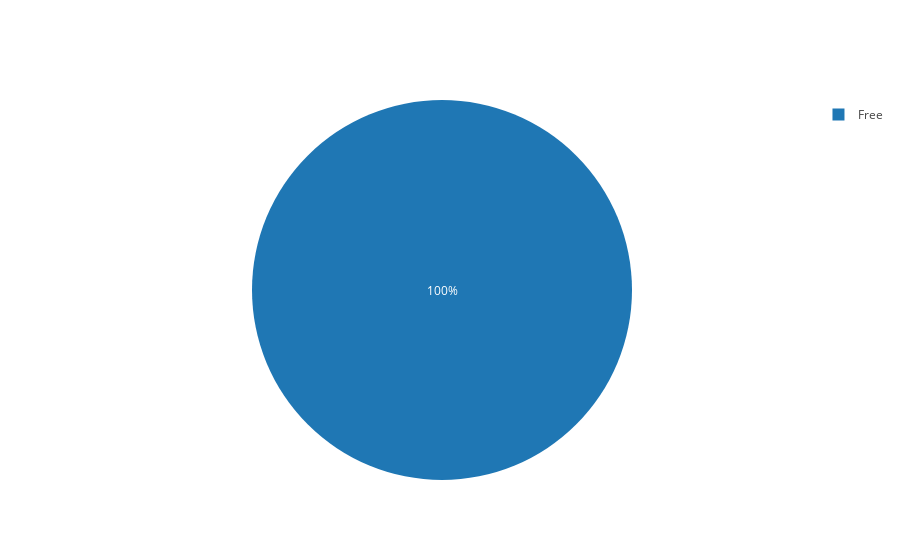

Notebook code for this chart:
### Code cell
data = [go.Pie(
        labels = Type.index,
        values = Type.values,
        hoverinfo = 'label+value'
    
)]
plotly.offline.iplot(data, filename='active_category')

### Figure 1 — Plotly figure (JSON) as saved in the notebook; plotly's stock layout.template omitted (floating-point values rounded to 4 significant figures)
{"data": [{"hoverinfo": "label+value", "labels": ["Free"], "type": "pie", "uid": "a687281c-7e56-45d5-98c3-780cfc5e7599", "values": [232]}], "layout": {}}
